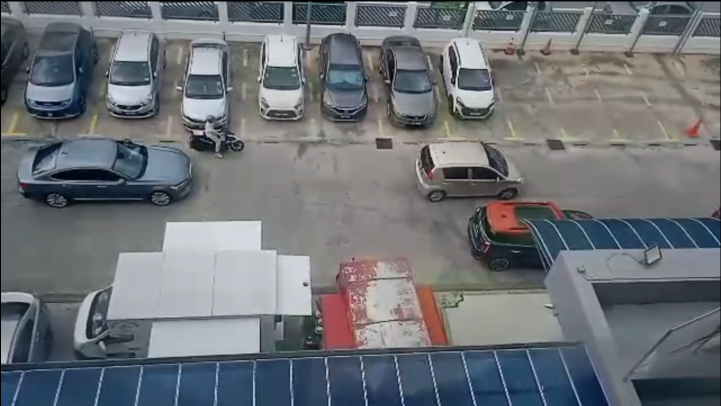
#> input picture FYP/YOLOv8-DeepSORT-Object-Tracking/ultralytics/yolo/v8/detect/parking_lots.png, 1442 x 812 px (shown at 1/2 size)
$ python draw_parkng_lots.py
#> lines starting #> are read from the running program, lines starting #| are printed output that depends on the picture; after the words box and inside, x2 and y2 are one past the last pixel; in counts of white or black regions, pixels touching at a corner belong together
import cv2
import firebase_admin
from firebase_admin import credentials, firestore
import json
import tkinter as tk
from tkinter import simpledialog
import os

# List to store parking lot coordinates and names
parking_lots = []

# Variables to store the current drawing state
drawing = False
ix, iy = -1, -1

# [7 lines left out: function get_parking_lot_name, not called in this run]

def initialize_firebase():
    """Initialize the Firebase connection."""
    # Replace with the path to your Firebase service account key
    cred = credentials.Certificate('./iparkfinder-d049e-firebase-adminsdk-oydmw-c27253651f.json')
    firebase_admin.initialize_app(cred)
    return firestore.client()

# [10 lines left out: function update_database, not called in this run]

def load_parking_lots(filename="parking_lots.json"):
    """Load parking lot data from the JSON file."""
    global parking_lots
    try:
        with open(filename, "r") as f:
            parking_lots = json.load(f)
            print(f"Loaded {len(parking_lots)} parking lots from '{filename}'.")
    except FileNotFoundError:
        print(f"No '{filename}' file found. Starting with an empty list.")

def draw_existing_parking_lots():
    """Draw the existing parking lots on the resized image."""
    for parking_lot in parking_lots:
        if len(parking_lot) != 5:
            print(f"Invalid parking lot entry: {parking_lot}. Skipping.")
            continue
        name, x1, y1, x2, y2 = parking_lot  # Unpack parking lot data
        # Draw the rectangle on the resized image
        cv2.rectangle(img, (x1, y1), (x2, y2), (0, 255, 0), 2)
        # Put the parking lot name above the rectangle
        cv2.putText(img, name, (x1, y1 - 10), cv2.FONT_HERSHEY_SIMPLEX,
                    0.5, (0, 255, 0), 1, cv2.LINE_AA)

# [46 lines left out: function draw_rectangle, not called in this run]

# Initialize Firebase
db = initialize_firebase()

# Path to the image
image_path = "./parking_lots.png"
if not os.path.exists(image_path):
    print("Image file does not exist:", image_path)
    exit()

# Load the original image
img_original = cv2.imread(image_path)
#> img_original is the input picture: shape (812, 1442, 3); mean B, G, R 118.1, 113, 108.7
original_width, original_height = img_original.shape[1], img_original.shape[0]
#> original_width = 1442; original_height = 812

# Resize the image to 1280x720 for display
new_size = (1280, 720)
img = cv2.resize(img_original, new_size)
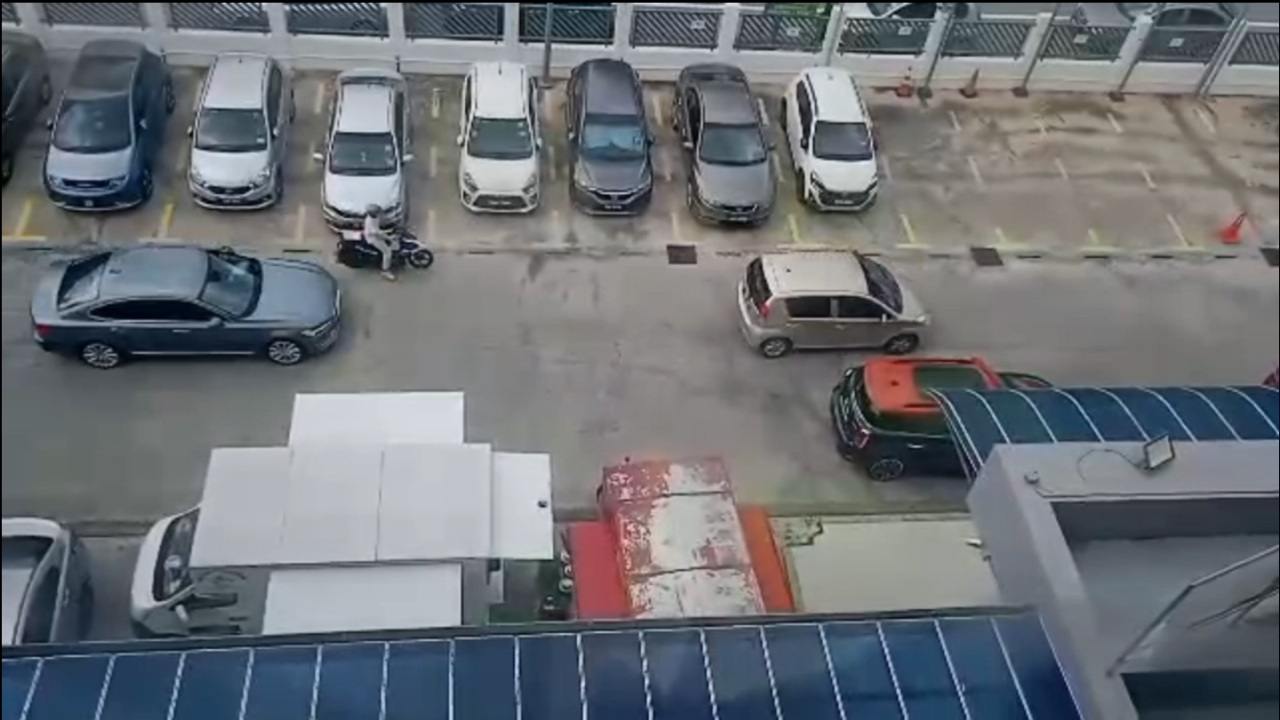
#> img: shape (720, 1280, 3); mean B, G, R 118, 112.9, 108.6
resized_width, resized_height = new_size

# Load existing parking lot data
load_parking_lots()
#> (reads FYP/YOLOv8-DeepSORT-Object-Tracking/ultralytics/yolo/v8/detect/parking_lots.json from the repository)

# Draw existing parking lots on the resized image
draw_existing_parking_lots()
#> after the loop in draw_existing_parking_lots, `for parking_lot in parking_lots:`:
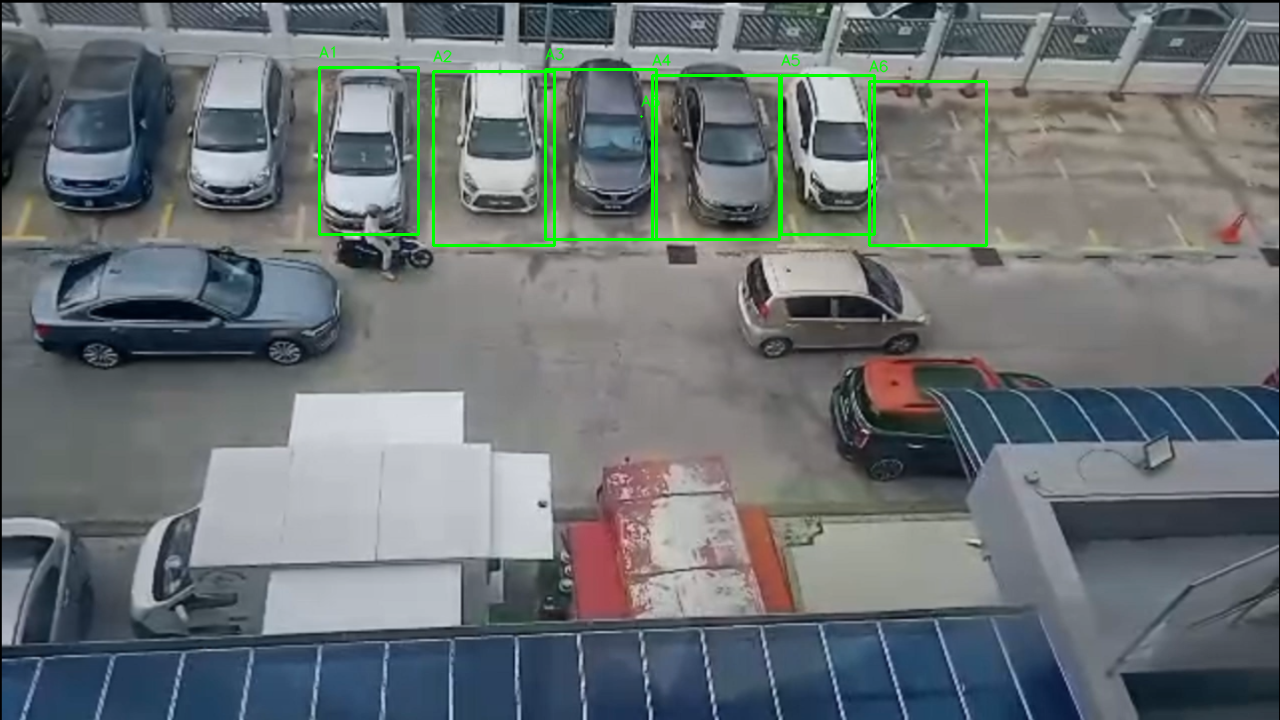
#> img: shape (720, 1280, 3); 1.16% of pixels changed, all inside (x1, y1, x2, y2) = (318, 46, 988, 247)

# Create a window and set the mouse callback function
cv2.namedWindow("Draw Parking Lots")
cv2.setMouseCallback("Draw Parking Lots", draw_rectangle)

print("Draw rectangles for each parking lot and name them.")
print("Right-click to remove a box. Press 's' to save and 'q' to quit without saving.")

# Display the image and wait for user actions
while True:
    cv2.imshow("Draw Parking Lots", img)
    key = cv2.waitKey(1) & 0xFF
#> (key q is pressed here)
    if key == ord('q'):
        break
    elif key == ord('s'):
        # Save the parking lot data to a JSON file
        try:
            with open("parking_lots.json", "w") as f:
                json.dump(parking_lots, f, indent=4)
            print(f"Saved {len(parking_lots)} parking lots to 'parking_lots.json'.")
            # Update the Firestore database
            update_database(db, parking_lots)
            print("Updated the Firebase Firestore database.")
        except Exception as e:
            print(f"Error saving parking lots: {e}")
        break

cv2.destroyAllWindows()
